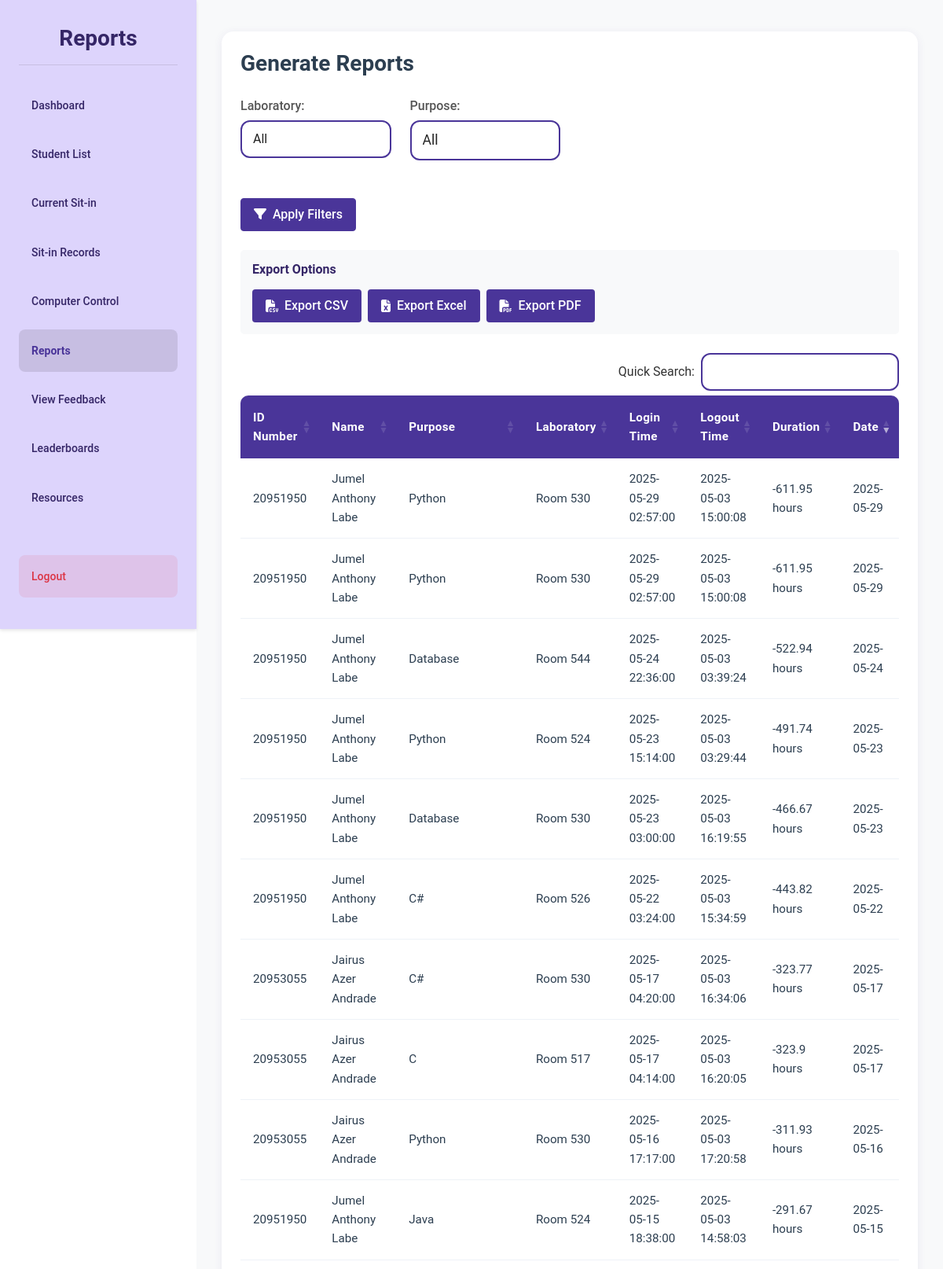
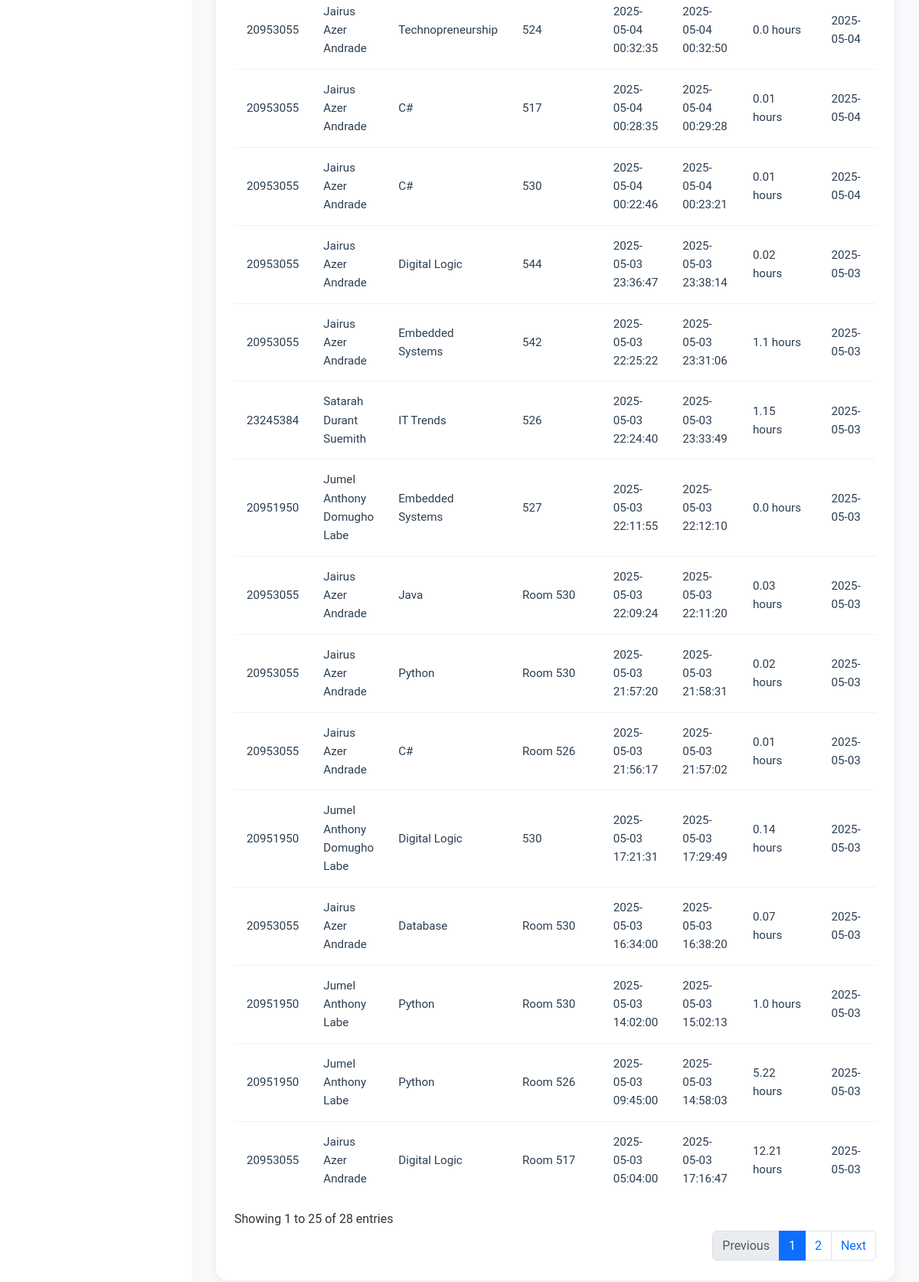
The app's page /admin/reports (signed in) with its own data (2 pictures, top to bottom).
### tables this page shows
CREATE TABLE sit_in_records (
    sit_in_id INTEGER PRIMARY KEY AUTOINCREMENT,
    id_number VARCHAR(50) NOT NULL,
    name VARCHAR(255) NOT NULL,
    purpose TEXT NOT NULL,
    lab VARCHAR(10) NOT NULL,
    login_time DATETIME NOT NULL,
    logout_time DATETIME NULL,
    date DATE NOT NULL
, computer_number INTEGER);

### routes/admin_routes.py (the view)
@admin_bp.route('/reports')
def reports():
    if session.get('user_type') != 'admin':
        flash("Admin access required.", "danger")
        return redirect(url_for('auth.login'))
    selected_lab = request.args.get('lab', '')
    selected_purpose = request.args.get('purpose', '')
    conn = get_connection()
    cursor = conn.cursor()
    cursor.execute("SELECT DISTINCT lab FROM sit_in_records ORDER BY lab")
    labs = [row[0] for row in cursor.fetchall()]
    cursor.execute("SELECT DISTINCT purpose FROM sit_in_records ORDER BY purpose")
    purposes = [row[0] for row in cursor.fetchall()]
    conn.close()
    data = get_filtered_reports(selected_lab, selected_purpose)
    if request.headers.get('X-Requested-With') == 'XMLHttpRequest':
        return jsonify({
            'reports': data['reports'],
            'labs': labs,
            'purposes': purposes
        })
    return render_template('admin/reports.html',
                         reports=data['reports'],
                         labs=labs,
                         purposes=purposes,
                         selected_lab=selected_lab,
                         selected_purpose=selected_purpose)

### app.py (called while the page is built)
@app.after_request
def add_header(response):
    if 'Cache-Control' not in response.headers:
        response.headers['Cache-Control'] = 'no-store, no-cache, must-revalidate, post-check=0, pre-check=0, max-age=0'
        response.headers['Pragma'] = 'no-cache'
        response.headers['Expires'] = '-1'
    return response

### templates/admin/reports.html (shortened to what this page needs)
{% extends "admin/base.html" %}
{% block extra_css %}
<link href="https://cdn.datatables.net/1.11.5/css/dataTables.bootstrap5.min.css" rel="stylesheet">
<link href="https://cdn.datatables.net/buttons/2.2.2/css/buttons.bootstrap5.min.css" rel="stylesheet">
<link href="https://cdn.datatables.net/responsive/2.2.9/css/responsive.bootstrap5.min.css" rel="stylesheet">
{% endblock %}
{% block content %}
<div class="dashboard-container">
    <div class="sidebar">
        <h1 class="dashboard-title">Reports</h1>
        <a href="{{ url_for('admin.admin_dashboard') }}" class="menu-btn">Dashboard</a>
        <a href="{{ url_for('admin.student_list') }}" class="menu-btn">Student List</a>
        <a href="{{ url_for('admin.current_sit_in') }}" class="menu-btn">Current Sit-in</a>
        <a href="{{ url_for('admin.sit_in_records') }}" class="menu-btn">Sit-in Records</a>
        <a href="{{ url_for('admin.computer_control') }}" class="menu-btn">Computer Control</a>
        <a href="{{ url_for('admin.reports') }}" class="menu-btn active">Reports</a>
        <a href="{{ url_for('admin.feedback_reports') }}" class="menu-btn">View Feedback</a>
        <a href="{{ url_for('admin.leaderboards') }}" class="menu-btn">Leaderboards</a>
        <a href="{{ url_for('admin.admin_resources') }}" class="menu-btn">Resources</a>
        <a href="{{ url_for('admin.logout') }}" class="menu-btn logout-btn">Logout</a>
    </div>
    <div class="content">
        <div class="container">
            <div class="table-container">
                <div class="table-header">
                    <h2 class="table-title">Generate Reports</h2>
                </div>
                <div class="filter-section mb-4">
                    <form id="filterForm">
                        <div class="row">
                            <div class="col-md-3 mb-3">
                                <div class="form-group">
                                    <label for="labFilter" class="form-label">Laboratory:</label>
                                    <select name="lab" class="form-select w-100" id="labFilter">
                                        <option value="" {% if not selected_lab %}selected{% endif %}>All</option>
                                    </select>
                                </div>
                            </div>
                            <div class="col-md-3 mb-3">
                                <div class="form-group">
                                    <label for="purposeFilter" class="form-label">Purpose:</label>
                                    <select name="purpose" class="form-select w-100" id="purposeFilter" style="border:2px solid #4A3599; border-radius:12px; font-size:1.1rem; font-weight:400; color:#222;">
                                        <option value="" {% if not selected_purpose %}selected{% endif %}>All</option>
                                    </select>
                                </div>
                            </div>
                            <div class="col-md-12 mt-3">
                                <button type="submit" class="btn btn-primary">
                                    <i class="fas fa-filter"></i> Apply Filters
                                </button>
                            </div>
                        </div>
                    </form>
                </div>
                <div class="export-section mb-4">
                    <h6 class="mb-3">Export Options</h6>
                    <div class="d-flex flex-wrap gap-2">
                        <button type="button" class="btn btn-success" onclick="exportData('csv')">
                            <i class="fas fa-file-csv"></i> Export CSV
                        </button>
                        <button type="button" class="btn btn-success" onclick="exportData('excel')">
                            <i class="fas fa-file-excel"></i> Export Excel
                        </button>
                        <button type="button" class="btn btn-success" onclick="exportData('pdf')">
                            <i class="fas fa-file-pdf"></i> Export PDF
                        </button>
                    </div>
                </div>
                <div class="table-responsive">
                    <table id="reportsTable" class="custom-table">
                        <thead>
                            <tr>
                                <th>ID Number</th>
                                <th>Name</th>
                                <th>Purpose</th>
                                <th>Laboratory</th>
                                <th>Login Time</th>
                                <th>Logout Time</th>
                                <th>Duration</th>
                                <th>Date</th>
                            </tr>
                        </thead>
                        <tbody>
                            {% for report in reports %}
                            <tr>
                                <td>{{ report.id_number }}</td>
                                <td>{{ report.name }}</td>
                                <td>{{ report.purpose }}</td>
                                <td>{{ report.lab }}</td>
                                <td>{{ report.login_time }}</td>
                                <td>{{ report.logout_time }}</td>
                                <td>{{ report.duration }}</td>
                                <td>{{ report.date }}</td>
                            </tr>
                            {% endfor %}
                        </tbody>
                    </table>
                </div>
            </div>
        </div>
    </div>
</div>
{% endblock %}

### static/css/styles.css (style rules this page uses)
:root { --primary: #4a3599; --primary-light: #ddd4fc; --primary-dark: #352667; --secondary: #6c63ff; --accent: #7f6df2; --text-dark: #333333; --text-medium: #555555; --text-light: #777777; --white: #ffffff; --light-gray: #f5f5f5; --mid-gray: #e0e0e0; --border-color: #dddddd; --success: #28a745; --danger: #dc3545; --warning: #ffc107; --info: #17a2b8; --font-family: 'Roboto', Arial, sans-serif; --h1-size: 2rem; --h2-size: 1.75rem; --h3-size: 1.5rem; --h4-size: 1.25rem; --body-size: 1rem; --small-size: 0.875rem; --space-xs: 0.25rem; --space-sm: 0.5rem; --space-md: 1rem; --space-lg: 1.5rem; --space-xl: 2rem; --radius-sm: 4px; --radius-md: 8px; --radius-lg: 15px; --shadow-sm: 0 2px 4px rgba(0, 0, 0, 0.1); --shadow-md: 0 4px 8px rgba(0, 0, 0, 0.1); --shadow-lg: 0 8px 16px rgba(0, 0, 0, 0.1); }
* { margin: 0; padding: 0; box-sizing: border-box; }
body { font-family: var(--font-family); color: var(--text-dark); background-color: var(--light-gray); line-height: 1.6; font-size: var(--body-size); }
a { color: var(--primary); text-decoration: none; transition: color 0.3s ease; }
h1, h2, h3, h4, h5, h6 { font-weight: 700; line-height: 1.2; margin-bottom: var(--space-md); color: var(--primary-dark); }
h1 { font-size: var(--h1-size); }
h2 { font-size: var(--h2-size); }
.dashboard-container { width: 100%; min-height: 100vh; display: flex; background-color: var(--white); overflow: hidden; padding-left: 250px; position: relative; }
.sidebar { width: 250px; background-color: #DDD4FC; padding: var(--space-xl) var(--space-lg); display: flex; flex-direction: column; height: 100vh; position: fixed; left: 0; top: 0; z-index: 1000; box-shadow: var(--shadow-sm); transition: transform 0.3s ease; }
.dashboard-title { color: var(--primary-dark); font-size: var(--h2-size); font-weight: bold; padding-bottom: var(--space-md); margin-bottom: var(--space-lg); border-bottom: 1px solid rgba(0, 0, 0, 0.1); text-align: center; }
.menu-btn { background-color: transparent; border: none; padding: var(--space-md); border-radius: var(--radius-md); font-size: var(--small-size); font-weight: 500; text-align: left; cursor: pointer; transition: all 0.2s ease; color: var(--primary-dark); text-decoration: none; display: flex; align-items: center; gap: var(--space-sm); margin-bottom: var(--space-sm); }
.menu-btn.active { background-color: rgba(0, 0, 0, 0.1); font-weight: bold; color: var(--primary); }
.logout-btn { margin-top: auto; background-color: rgba(220, 53, 69, 0.1); color: var(--danger); }
.form-group { margin-bottom: var(--space-md); }
.form-label { display: block; margin-bottom: var(--space-xs); font-weight: 500; color: var(--text-medium); }
.btn { display: inline-block; font-weight: 500; text-align: center; white-space: nowrap; vertical-align: middle; user-select: none; border: 1px solid transparent; padding: var(--space-sm) var(--space-md); font-size: var(--body-size); line-height: 1.5; border-radius: var(--radius-sm); transition: all 0.3s ease; cursor: pointer; }
.btn-primary { background-color: var(--primary); color: var(--white); }
.btn-success { background-color: var(--success); color: var(--white); }
.table-container { background-color: var(--white); border-radius: var(--radius-md); box-shadow: var(--shadow-sm); overflow: hidden; margin-bottom: var(--space-lg); }

### templates/admin/reports.html (style rules this page uses)
.export-section { background: #f8f9fa; padding: 15px; border-radius: 5px; margin-bottom: 20px; }
.form-group { width: 100%; }
.form-select, .form-control { width: 100%; min-width: 120px; max-width: 100%; font-size: 1rem; padding: 10px 14px; box-sizing: border-box; border: 2px solid #4A3599; border-radius: 12px; background: #fff; color: #222; font-weight: 400; transition: border-color 0.2s; }
.form-label { font-weight: 500; margin-bottom: 6px; display: block; }

### records on screen
sit_in_records: id_number "20951950", name "Jumel Anthony Labe", purpose "Python", lab "Room 530", login_time "2025-05-29 02:57:00", logout_time "2025-05-03 15:00:08", duration "-611.95 hours", date "2025-05-29"
sit_in_records: id_number "20951950", name "Jumel Anthony Labe", purpose "Python", lab "Room 530", login_time "2025-05-29 02:57:00", logout_time "2025-05-03 15:00:08", duration "-611.95 hours", date "2025-05-29"
sit_in_records: id_number "20951950", name "Jumel Anthony Labe", purpose "Database", lab "Room 544", login_time "2025-05-24 22:36:00", logout_time "2025-05-03 03:39:24", duration "-522.94 hours", date "2025-05-24"
sit_in_records: id_number "20951950", name "Jumel Anthony Labe", purpose "Python", lab "Room 524", login_time "2025-05-23 15:14:00", logout_time "2025-05-03 03:29:44", duration "-491.74 hours", date "2025-05-23"
sit_in_records: id_number "20951950", name "Jumel Anthony Labe", purpose "Database", lab "Room 530", login_time "2025-05-23 03:00:00", logout_time "2025-05-03 16:19:55", duration "-466.67 hours", date "2025-05-23"
sit_in_records: id_number "20951950", name "Jumel Anthony Labe", purpose "C#", lab "Room 526", login_time "2025-05-22 03:24:00", logout_time "2025-05-03 15:34:59", duration "-443.82 hours", date "2025-05-22"
sit_in_records: id_number "20953055", name "Jairus Azer Andrade", purpose "C#", lab "Room 530", login_time "2025-05-17 04:20:00", logout_time "2025-05-03 16:34:06", duration "-323.77 hours", date "2025-05-17"
sit_in_records: id_number "20953055", name "Jairus Azer Andrade", purpose "C", lab "Room 517", login_time "2025-05-17 04:14:00", logout_time "2025-05-03 16:20:05", duration "-323.9 hours", date "2025-05-17"
sit_in_records: id_number "20953055", name "Jairus Azer Andrade", purpose "Python", lab "Room 530", login_time "2025-05-16 17:17:00", logout_time "2025-05-03 17:20:58", duration "-311.93 hours", date "2025-05-16"
sit_in_records: id_number "20951950", name "Jumel Anthony Labe", purpose "Java", lab "Room 524", login_time "2025-05-15 18:38:00", logout_time "2025-05-03 14:58:03", duration "-291.67 hours", date "2025-05-15"
sit_in_records: id_number "20953055", name "Jairus Azer Andrade", purpose "Technopreneurship", lab "524", login_time "2025-05-04 00:32:35", logout_time "2025-05-04 00:32:50", duration "0.0 hours", date "2025-05-04"
sit_in_records: id_number "20953055", name "Jairus Azer Andrade", purpose "C#", lab "517", login_time "2025-05-04 00:28:35", logout_time "2025-05-04 00:29:28", duration "0.01 hours", date "2025-05-04"
sit_in_records: id_number "20953055", name "Jairus Azer Andrade", purpose "C#", lab "530", login_time "2025-05-04 00:22:46", logout_time "2025-05-04 00:23:21", duration "0.01 hours", date "2025-05-04"
sit_in_records: id_number "20953055", name "Jairus Azer Andrade", purpose "Digital Logic", lab "544", login_time "2025-05-03 23:36:47", logout_time "2025-05-03 23:38:14", duration "0.02 hours", date "2025-05-03"
sit_in_records: id_number "20953055", name "Jairus Azer Andrade", purpose "Embedded Systems", lab "542", login_time "2025-05-03 22:25:22", logout_time "2025-05-03 23:31:06", duration "1.1 hours", date "2025-05-03"
sit_in_records: id_number "23245384", name "Satarah Durant Suemith", purpose "IT Trends", lab "526", login_time "2025-05-03 22:24:40", logout_time "2025-05-03 23:33:49", duration "1.15 hours", date "2025-05-03"
sit_in_records: id_number "20951950", name "Jumel Anthony Domugho Labe", purpose "Embedded Systems", lab "527", login_time "2025-05-03 22:11:55", logout_time "2025-05-03 22:12:10", duration "0.0 hours", date "2025-05-03"
sit_in_records: id_number "20953055", name "Jairus Azer Andrade", purpose "Java", lab "Room 530", login_time "2025-05-03 22:09:24", logout_time "2025-05-03 22:11:20", duration "0.03 hours", date "2025-05-03"
sit_in_records: id_number "20953055", name "Jairus Azer Andrade", purpose "Python", lab "Room 530", login_time "2025-05-03 21:57:20", logout_time "2025-05-03 21:58:31", duration "0.02 hours", date "2025-05-03"
sit_in_records: id_number "20953055", name "Jairus Azer Andrade", purpose "C#", lab "Room 526", login_time "2025-05-03 21:56:17", logout_time "2025-05-03 21:57:02", duration "0.01 hours", date "2025-05-03"
sit_in_records: id_number "20951950", name "Jumel Anthony Domugho Labe", purpose "Digital Logic", lab "530", login_time "2025-05-03 17:21:31", logout_time "2025-05-03 17:29:49", duration "0.14 hours", date "2025-05-03"
sit_in_records: id_number "20953055", name "Jairus Azer Andrade", purpose "Database", lab "Room 530", login_time "2025-05-03 16:34:00", logout_time "2025-05-03 16:38:20", duration "0.07 hours", date "2025-05-03"
sit_in_records: id_number "20951950", name "Jumel Anthony Labe", purpose "Python", lab "Room 530", login_time "2025-05-03 14:02:00", logout_time "2025-05-03 15:02:13", duration "1.0 hours", date "2025-05-03"
sit_in_records: id_number "20951950", name "Jumel Anthony Labe", purpose "Python", lab "Room 526", login_time "2025-05-03 09:45:00", logout_time "2025-05-03 14:58:03", duration "5.22 hours", date "2025-05-03"
sit_in_records: id_number "20953055", name "Jairus Azer Andrade", purpose "Digital Logic", lab "Room 517", login_time "2025-05-03 05:04:00", logout_time "2025-05-03 17:16:47", duration "12.21 hours", date "2025-05-03"
